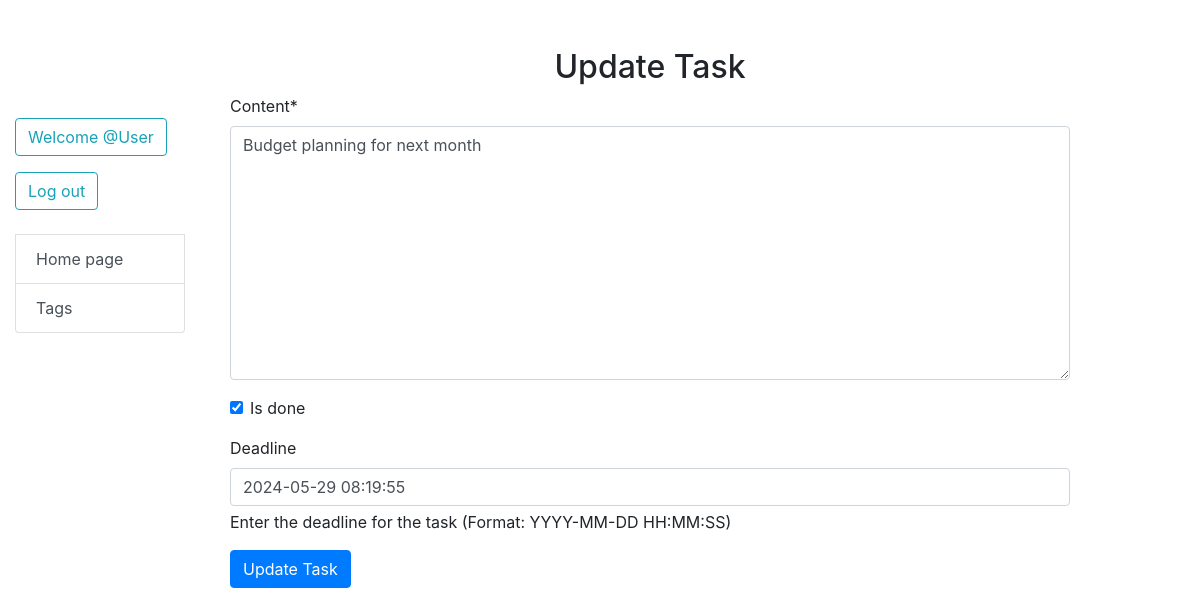
Page /task/update/4/ (signed in) on the committed database.
### todo/models.py (models this page shows, shortened)
class Task(models.Model):
    content = models.TextField()
    created_at = models.DateTimeField(auto_now_add=True)
    deadline = models.DateTimeField(null=True, blank=True)
    is_done = models.BooleanField(default=False)
    tags = models.ManyToManyField("Tag", related_name="tasks", blank=True)
    owner = models.ForeignKey(
        User,
        on_delete=models.CASCADE,
        related_name="tasks",
    )
    class Meta:
        ordering = ["is_done"]

### todo/views.py (the view)
# urls.py: path("task/update/<int:pk>/", update_task, name="update_task"),
def update_task(request: HttpRequest, pk: int) -> HttpResponse:
    task = Task.objects.get(id=pk)
    if request.method == "POST":
        form = TaskUpdateForm(request.POST, instance=task)
        if form.is_valid():
            form.save()
            return redirect("todo:index")
    else:
        form = TaskUpdateForm(instance=task)
    return render(request, "todo/update_task.html", {"form": form})

### todo/forms.py
class TaskUpdateForm(forms.ModelForm):
    class Meta:
        model = Task
        fields = ["content", "is_done", "deadline"]
    def __init__(self, *args, **kwargs):
        super(TaskUpdateForm, self).__init__(*args, **kwargs)
        self.fields["deadline"].help_text = (
            "Enter the deadline for the task (Format: YYYY-MM-DD HH:MM:SS)"
        )
        self.helper = FormHelper()
        self.helper.layout = Layout(
            "content",
            "is_done",
            "deadline",
            Submit("update", "Update Task", css_class="btn-primary"),
        )

### templates/todo/update_task.html (shortened to what this page needs)
{% extends "_base.html" %}
{% load crispy_forms_filters %}
{% block content %}
<div class="container mt-5">
    <h2  class="text-center">Update Task</h2>
    <form method="post">
        {{ form|crispy }}
        <button type="submit" class="btn btn-primary">Update Task</button>
    </form>
</div>
{% endblock %}

### templates/includes/sidebar.html (shortened to what this page needs)
<ul class="list-group sidebar">
  {% if user.is_authenticated %}
    <form action="{% url 'logout' %}" method="post">
      <p class="user-name btn btn-outline-info my-2 my-sm-0 mb-2" style="margin-right: 10px;">
         Welcome  @{{ user.username|capfirst }}
      </p>
      <button type="submit" class="btn btn-outline-info my-2 my-sm-0">Log out</button>
    </form>
    {% else %}
      <div class="auth">
        <a href="{% url 'login' %}" class="login btn btn-outline-info my-2 my-sm-0 btn-lg" style="float: right;">Sign in</a>
      </div>
  {% endif %}
  <br>
  <li class="list-group-item"><a href="{% url 'todo:index' %}" class="list-group-item-action">Home page</a></li>
  <li class="list-group-item"><a href="{% url 'todo:tag_list' %}" class="list-group-item-action">Tags</a></li>
</ul>

### rows in the picture
Task: content "Budget planning for next month", is_done "☑", deadline "2024-05-29 08:19:55"

### other values in the picture
{{ user.username|capfirst }} "User"
